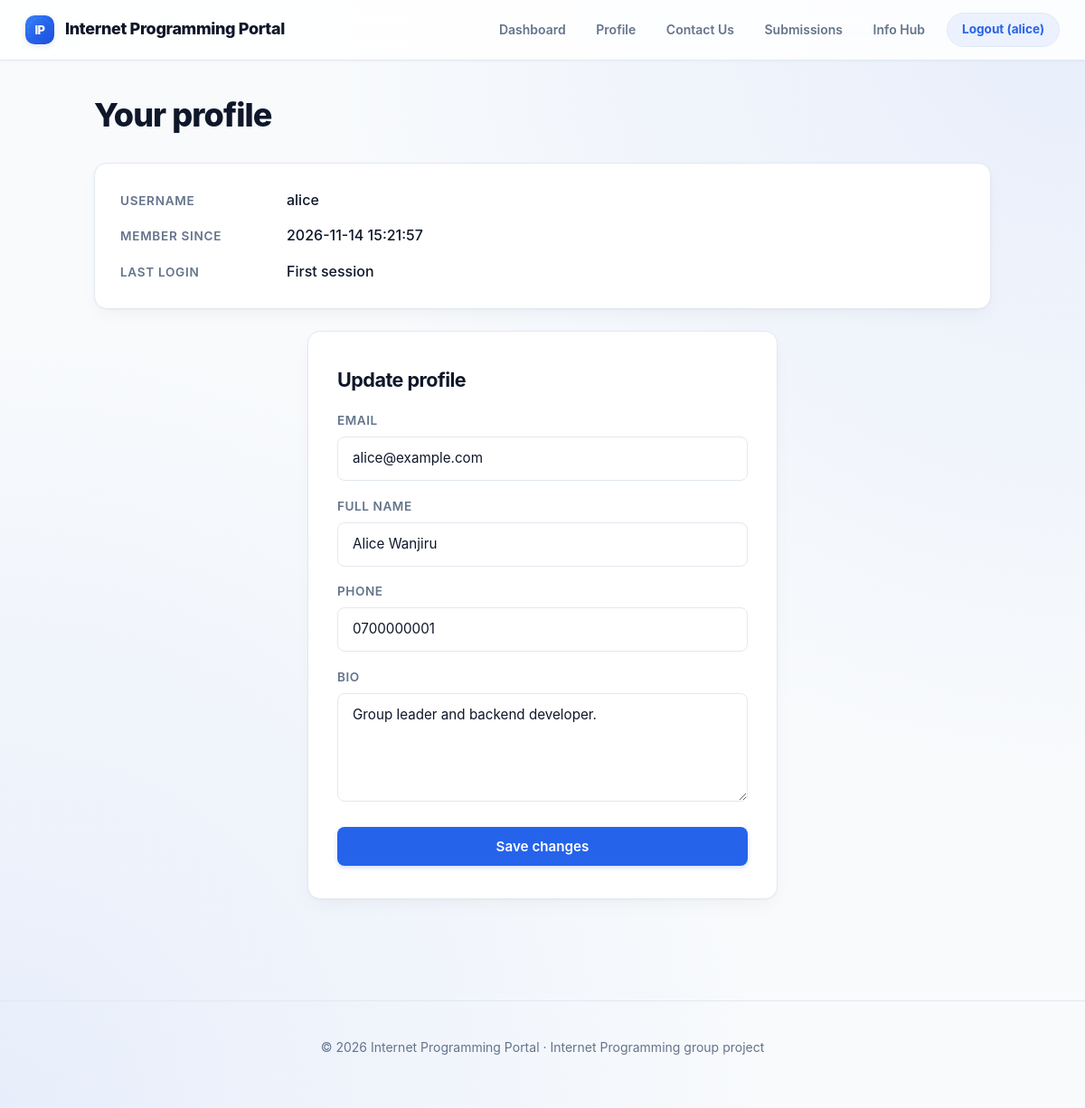
The page /pages/profile.php (signed in) on the database its author committed.
### tables this page shows
CREATE TABLE user_profiles (
    user_id    INT UNSIGNED NOT NULL,
    full_name  VARCHAR(80)  NULL,
    phone      VARCHAR(20)  NULL,
    bio        TEXT         NULL,
    updated_at DATETIME     NOT NULL DEFAULT CURRENT_TIMESTAMP ON UPDATE CURRENT_TIMESTAMP,
    PRIMARY KEY (user_id),
    CONSTRAINT fk_profiles_user FOREIGN KEY (user_id) REFERENCES users (id) ON DELETE CASCADE
);

CREATE TABLE users (
    id            INT UNSIGNED NOT NULL AUTO_INCREMENT,
    username      VARCHAR(30)  NOT NULL,
    email         VARCHAR(120) NOT NULL,
    password_hash VARCHAR(255) NOT NULL,
    created_at    DATETIME     NOT NULL DEFAULT CURRENT_TIMESTAMP,
    last_login    DATETIME     NULL DEFAULT NULL,
    PRIMARY KEY (id),
    UNIQUE KEY uq_users_username (username),
    UNIQUE KEY uq_users_email (email),
    KEY idx_users_created_at (created_at)
);

### includes/functions.php (called while the page is built, shortened)
<?php
function e(?string $value): string
{
    return htmlspecialchars((string) $value, ENT_QUOTES | ENT_SUBSTITUTE, 'UTF-8');
}

### pages/profile.php (the view, shortened to what this page needs)
<?php
$pdo    = getPDO();
$uid    = (int) $_SESSION['user_id'];
$stmt = $pdo->prepare(
    'SELECT u.username, u.email, u.created_at, u.last_login, p.full_name, p.phone, p.bio
       FROM users u LEFT JOIN user_profiles p ON p.user_id = u.id
      WHERE u.id = :id'
);
$stmt->execute([':id' => $uid]);
$profile = $stmt->fetch();
$val = fn(string $k) => $_SERVER['REQUEST_METHOD'] === 'POST' && isset($data[$k]) ? $data[$k] : ($profile[$k] ?? '');
include __DIR__ . '/../includes/header.php';
?>
<h1>Your profile</h1>
<section class="card">
    <dl class="details">
        <dt>Username</dt><dd><?= e($profile['username']) ?></dd>
        <dt>Member since</dt><dd><?= e($profile['created_at']) ?></dd>
        <dt>Last login</dt><dd><?= e($profile['last_login'] ?? 'First session') ?></dd>
    </dl>
</section>
<form method="post" action="" novalidate class="card form">
    <h2>Update profile</h2>
    <label for="email">Email</label>
    <input type="email" id="email" name="email" value="<?= e($val('email')) ?>" required maxlength="120">
    <label for="full_name">Full name</label>
    <input type="text" id="full_name" name="full_name" value="<?= e($val('full_name')) ?>" maxlength="80">
    <label for="phone">Phone</label>
    <input type="text" id="phone" name="phone" value="<?= e($val('phone')) ?>" maxlength="20">
    <label for="bio">Bio</label>
    <textarea id="bio" name="bio" rows="4" maxlength="500"><?= e($val('bio')) ?></textarea>
    <button type="submit" class="btn">Save changes</button>
</form>
<?php include __DIR__ . '/../includes/footer.php'; ?>

### assets/css/style.css (style rules this page uses)
:root { --primary: #2563eb; --primary-hover: #1d4ed8; --primary-fg: #ffffff; --primary-subtle: rgba(37, 99, 235, 0.08); --primary-glow: rgba(37, 99, 235, 0.25); --bg: #f8fafc; --fg: #0f172a; --card: #ffffff; --card-border: #e2e8f0; --muted: #64748b; --border: #e2e8f0; --input-bg: #ffffff; --hover-bg: #f1f5f9; --table-th-bg: #f8fafc; --table-hover-bg: #f8fafc; --danger: #dc2626; --danger-subtle: #fef2f2; --danger-border: #fecaca; --ok: #15803d; --ok-subtle: #f0fdf4; --ok-border: #bbf7d0; --warning: #d97706; --warning-subtle: #fffbeb; --card-shadow: 0 1px 3px 0 rgba(0, 0, 0, 0.04), 0 8px 20px -3px rgba(0, 0, 0, 0.04); --card-shadow-hover: 0 14px 30px -4px rgba(0, 0, 0, 0.09), 0 4px 8px -2px rgba(0, 0, 0, 0.03); --btn-shadow: 0 2px 5px rgba(37, 99, 235, 0.22); --radius-sm: 8px; --radius-md: 14px; --radius-lg: 20px; --radius-full: 9999px; }
*, *::before, *::after { box-sizing: border-box; }
html { scroll-behavior: smooth; }
body { margin: 0; font-family: -apple-system, BlinkMacSystemFont, "Segoe UI", Roboto, "Helvetica Neue", Arial, sans-serif, "Apple Color Emoji", "Segoe UI Emoji"; background-color: var(--bg); background-image: radial-gradient(at 100% 0%, var(--primary-subtle) 0px, transparent 50%), radial-gradient(at 0% 100%, var(--primary-subtle) 0px, transparent 50%); background-attachment: fixed; color: var(--fg); line-height: 1.6; -webkit-font-smoothing: antialiased; -moz-osx-font-smoothing: grayscale; min-height: 100vh; display: flex; flex-direction: column; }
h1, h2, h3, h4 { color: var(--fg); letter-spacing: -0.025em; font-weight: 700; margin-top: 0; }
h1 { font-size: clamp(1.85rem, 3vw, 2.5rem); font-weight: 800; margin-bottom: 0.75rem; }
h2 { font-size: 1.35rem; margin-bottom: 1rem; }
.card { background: var(--card); border: 1px solid var(--border); border-radius: var(--radius-md); padding: 1.75rem; margin: 1.5rem 0; box-shadow: var(--card-shadow); transition: border-color 0.2s ease, box-shadow 0.2s ease; }
.form { max-width: 520px; margin: 1.5rem auto; padding: 2.25rem 2rem; }
.form label { display: block; margin: 1.1rem 0 0.4rem; font-size: 0.85rem; font-weight: 600; text-transform: uppercase; letter-spacing: 0.04em; color: var(--muted); }
input[type=text], input[type=email], input[type=password], input[type=search], input[type=file], select, textarea { width: 100%; padding: 0.75rem 1rem; border: 1.5px solid var(--border); border-radius: var(--radius-sm); background: var(--input-bg); color: var(--fg); font-family: inherit; font-size: 0.95rem; line-height: 1.5; transition: border-color 0.18s ease, box-shadow 0.18s ease, background-color 0.18s ease; }
textarea { min-height: 120px; resize: vertical; }
.form .btn { width: 100%; }
.btn, button { display: inline-flex; align-items: center; justify-content: center; gap: 0.5rem; padding: 0.75rem 1.4rem; border: 0; border-radius: var(--radius-sm); background: var(--primary); color: var(--primary-fg); font-family: inherit; font-weight: 600; font-size: 0.95rem; cursor: pointer; text-decoration: none; margin-top: 1.25rem; box-shadow: var(--btn-shadow); transition: all 0.2s cubic-bezier(0.16, 1, 0.3, 1); }
.details { display: grid; grid-template-columns: 160px 1fr; gap: 0.85rem 1.5rem; margin: 0; align-items: baseline; }
.details dt { font-weight: 600; font-size: 0.85rem; text-transform: uppercase; letter-spacing: 0.05em; color: var(--muted); }
.details dd { margin: 0; font-weight: 500; color: var(--fg); font-size: 1rem; }

### rows shown on the page
user_profiles: user_id.username "alice", user_id.created_at "2026-11-14 15:21:57", user_id.last_login "First session", email "alice@example.com", full_name "Alice Wanjiru", phone "0700000001", bio "Group leader and backend developer."

### other values the page prints
APP_NAME "Internet Programming Portal"
$_SESSION['username'] "alice"
